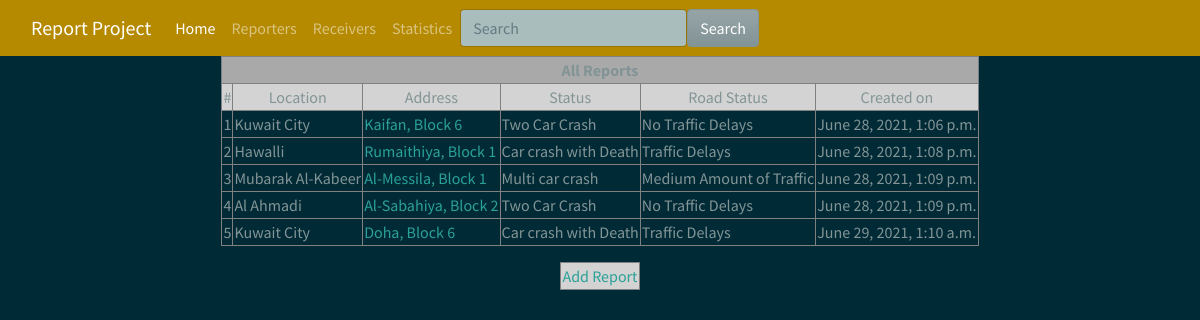
/report/reports/, run on an earlier commit of the app's database.
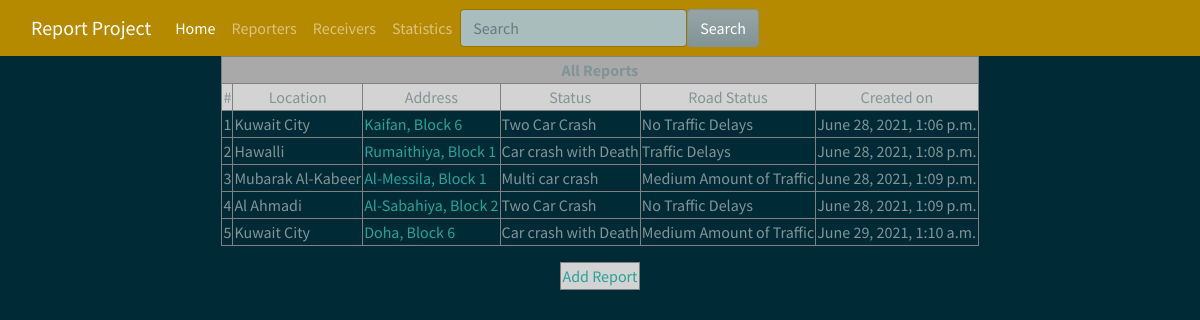
And on a later commit of the database.
### report/models.py (models this page shows, shortened)
class Report(models.Model):
    STATUS = (
        (0,"Two car crash"),
        (1,"Multi car crash"),
        (2,"Car crash with Injury"),
        (3,"Car crash with Death"),
        (4,"Car crash with Fire"),
    )
    LOCATION = (
        (0,"Kuwait City"),
        (1,"Al Jahra"),
        (2,"Hawalli"),
        (3,"Farwaniyah"),
        (4,"Mubarak Al-Kabeer"),
        (5, "Al Ahmadi"),
    )
    RSTATUS = (
        (0,"No Traffic Delays"),
        (1," Medium Amount of Traffic"),
        (2, " Traffic Delays"),
    )
    location = models.IntegerField(choices=LOCATION)
    Accident_Address = models.TextField(null=True, blank=True)
    Accident_Describtion = models.TextField(null=True, blank=True)
    status = models.IntegerField(choices=STATUS)
    created_on = models.DateTimeField(auto_now_add=True)
    RoadStatus = models.IntegerField(choices=RSTATUS, default=0)
    reporter = models.ForeignKey(Reporter, on_delete=models.CASCADE)
    receivers = models.ManyToManyField(Receiver, through='ReportStatus')

### report/views.py (the view)
# urls.py: path('reports/', views.all_reports, name = "all-reports" ),
def all_reports(request):
  data={}
  reports = Report.objects.all()
  data['reports'] = reports
  return render(request, "all_reports.html", context=data)

### report/templates/all_reports.html (shortened to what this page needs)
{% extends "base.html"%}
{% block content %}
<!DOCTYPE html>
<html lang="en">
<head>
</head>
<body>
  <table border=1 align="center">
    <tr bgcolor="darkgrey">
      <td colspan=6 align="center"> <strong>All Reports</strong>
      </td>
    </tr>
    <tr bgcolor="lightgrey">
        <td align="center">#</td>
        <td align="center">Location</td>
        <td align="center">Address</td>
        <td align="center">Status</td>
        <td align="center">Road Status</td>
        <td align="center">Created on</td>
    </tr>
    {% for r in reports %}
      <tr>
        <td>{{ forloop.counter }}</td>
      {% if r.location == 0 %}
        <td>{{ "Kuwait City" }}</td>
      {%elif r.location == 1 %}
        <td>{{ "Al jahra" }}</td>
      {%elif r.location == 2 %}
        <td>{{ "Hawalli" }}</td>
      {%elif r.location == 3 %}
        <td>{{ "Farwaniyah" }}</td>
      {%elif r.location == 4 %}
        <td>{{ "Mubarak Al-Kabeer" }}</td>
      {%elif r.location == 5 %}
        <td>{{ "Al Ahmadi" }}</td>
      {% endif %}
        <td><a href="/report/show/report/{{r.id}}/">{{ r.Accident_Address }}</a></td>
      {% if r.status == 0 %}
        <td>{{ "Two Car Crash" }}</td>
      {%elif r.status == 1 %}
        <td>{{ "Multi car crash" }}</td>
      {%elif r.status == 2 %}
        <td>{{ "Car crash with Injury" }}</td>
      {%elif r.status == 3 %}
        <td>{{ "Car crash with Death" }}</td>
      {%elif r.status == 4 %}
        <td>{{ "Car crash with Fire" }}</td>
      {% endif %}
      {% if r.RoadStatus == 0 %}
        <td>{{ "No Traffic Delays" }}</td>
      {%elif r.RoadStatus == 1 %}
        <td>{{ "Medium Amount of Traffic" }}</td>
      {%elif r.RoadStatus == 2 %}
        <td>{{ "Traffic Delays" }}</td>
      {% endif %}
        <td>{{ r.created_on }}</td>
      </tr>
    {% endfor %}
  </table>
<p>
  <table border=1 align="center">
    <tr bgcolor="lightgrey">
        <td align="center"><a href="/report/add/report">Add Report</a></td>
    </tr>
  </table> </p>
      {%endblock%}

What changed in the data, as far as the page shows it:
changed Report "Doha, Block 6": RoadStatus 2 → 1 (drawn); value "Traffic Delays" → "Medium Amount of Traffic"
